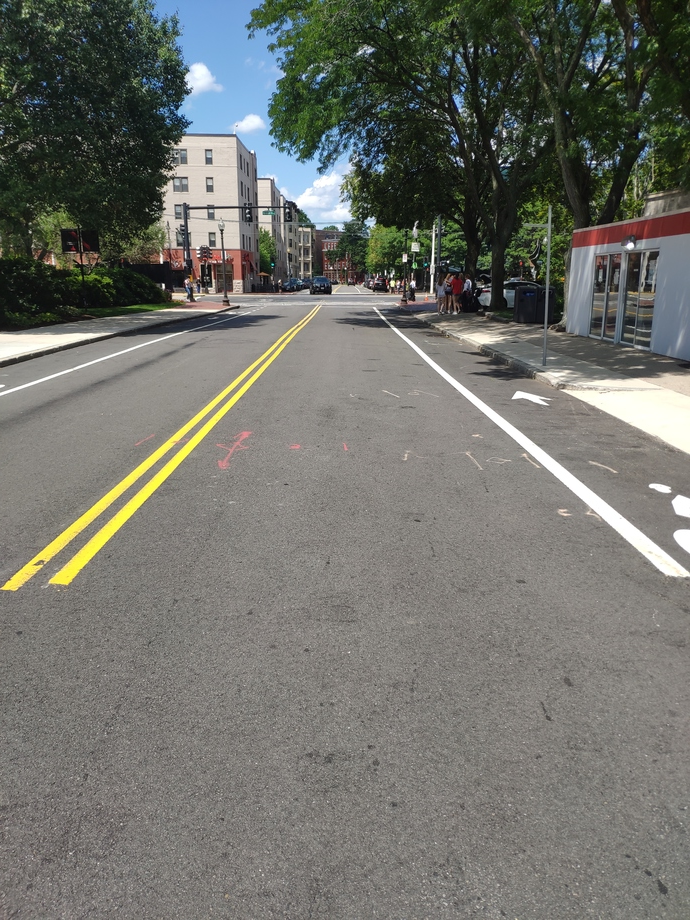
#> input picture test_images/5.jpg, 690 x 920 px; its folder holds only this picture in this run
$ python -i utils.py   (imports and definitions only)   (older library calls are emulated)
#> lines starting #> are read from the running program, lines starting #| are printed output that depends on the picture
# -*- coding: utf-8 -*-
"""
Created on Fri Oct  6 23:37:10 2017

@author: yang
"""

import numpy as np
import os
import cv2
import matplotlib.pyplot as plt
import matplotlib.image as mpimg

#get all image in the given directory persume that this directory only contain image files
# [35 lines left out: functions get_images_by_dir, calibrate, get_M_Minv, cal_undistort, not called in this run]

def abs_sobel_thresh(img, orient='x', thresh_min=0, thresh_max=255):
    # Convert to grayscale
#> called with orient = 'x', thresh_min = 0, thresh_max = 255
    gray = cv2.cvtColor(img, cv2.COLOR_RGB2GRAY)
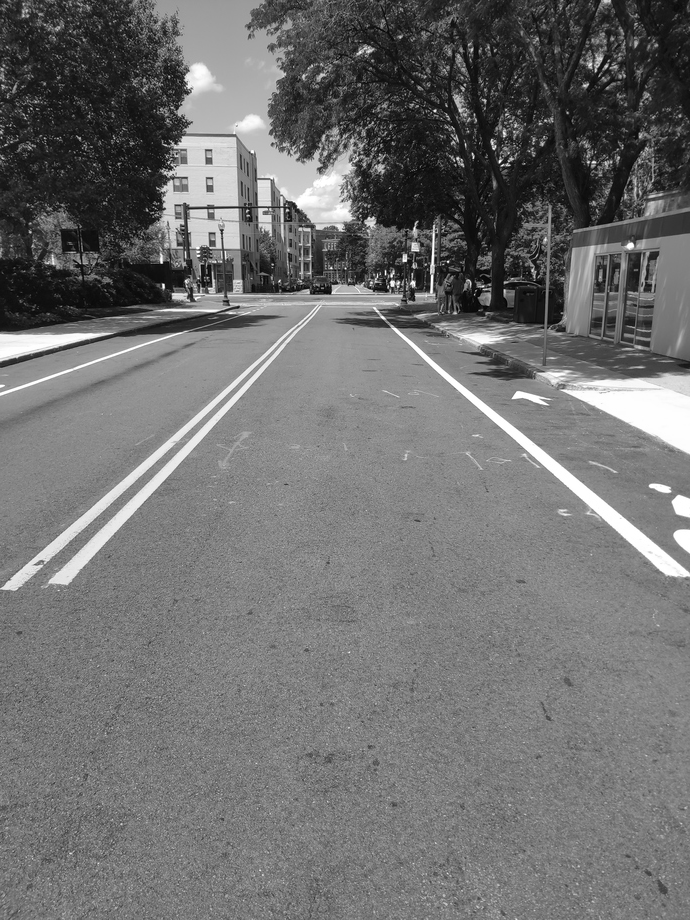
#> gray: shape (920, 690); min 0, max 255, mean 112.1
    # Apply x or y gradient with the OpenCV Sobel() function
    # and take the absolute value
    if orient == 'x':
        abs_sobel = np.absolute(cv2.Sobel(gray, cv2.CV_64F, 1, 0))
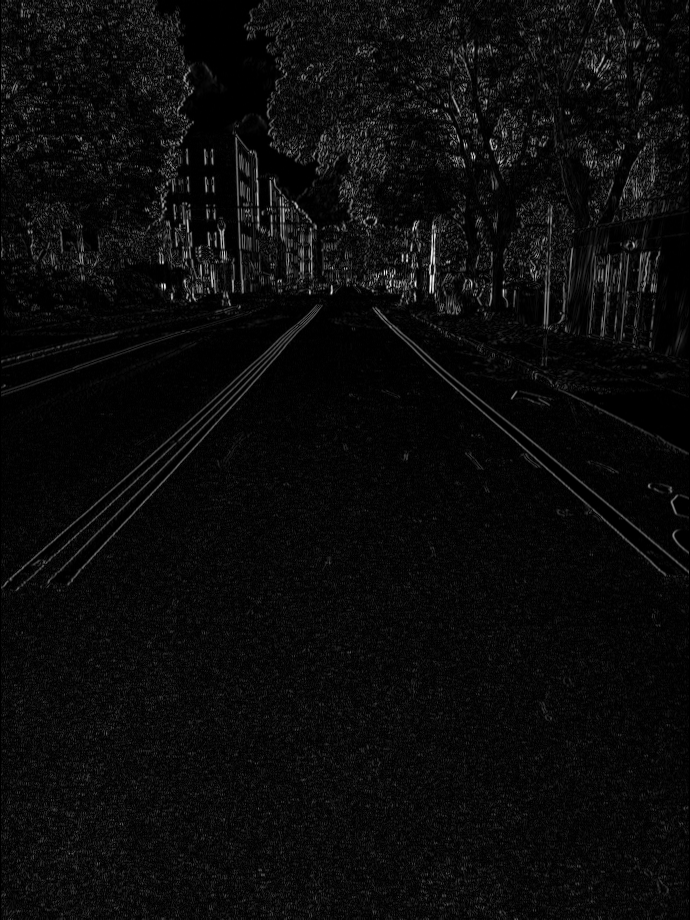
#> abs_sobel: shape (920, 690) float64; min 0, max 953, mean 44; drawn with min black and max white
    if orient == 'y':
        abs_sobel = np.absolute(cv2.Sobel(gray, cv2.CV_64F, 0, 1))
    # Rescale back to 8 bit integer
    scaled_sobel = np.uint8(255*abs_sobel/np.max(abs_sobel))
    # Create a copy and apply the threshold
    binary_output = np.zeros_like(scaled_sobel)
    # Here I'm using inclusive (>=, <=) thresholds, but exclusive is ok too
    binary_output[(scaled_sobel >= thresh_min) & (scaled_sobel <= thresh_max)] = 1

    # Return the result
    return binary_output

# [225 lines left out: functions mag_thresh, dir_threshold, hls_select, luv_select, lab_select, find_line and 6 more, not called in this run]

>>> import cv2
>>> picture = cv2.cvtColor(cv2.imread('test_images/5.jpg'), cv2.COLOR_BGR2RGB)
>>> result = abs_sobel_thresh(picture)
#> result: shape (920, 690); every value is 1

$ run again, on test_images/6.jpg
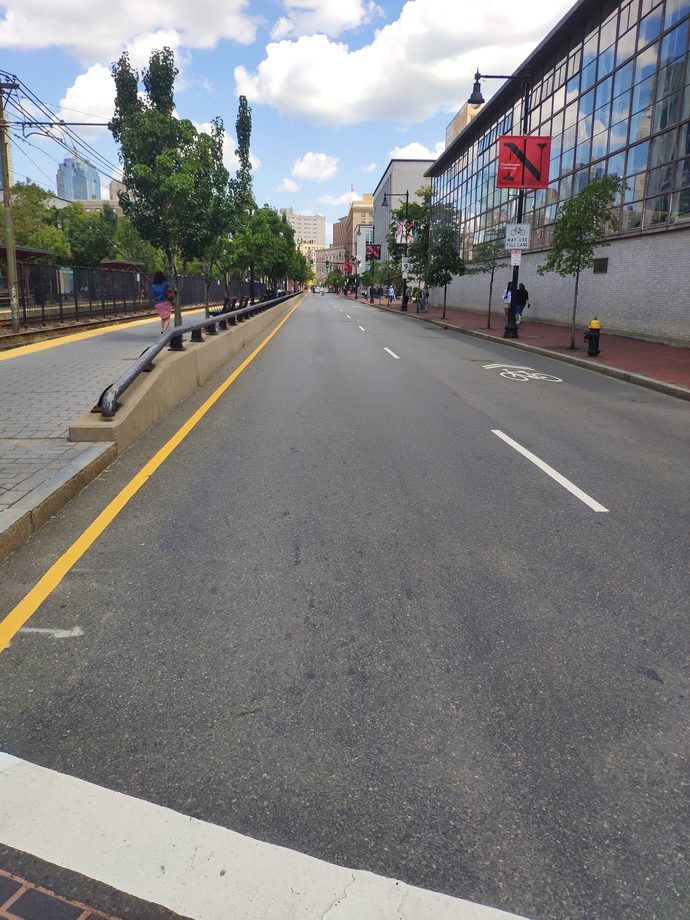
#> input picture test_images/6.jpg, 690 x 920 px
#> in abs_sobel_thresh, `gray = cv2.cvtColor(img, cv2.COLOR_RGB2GRAY)`:
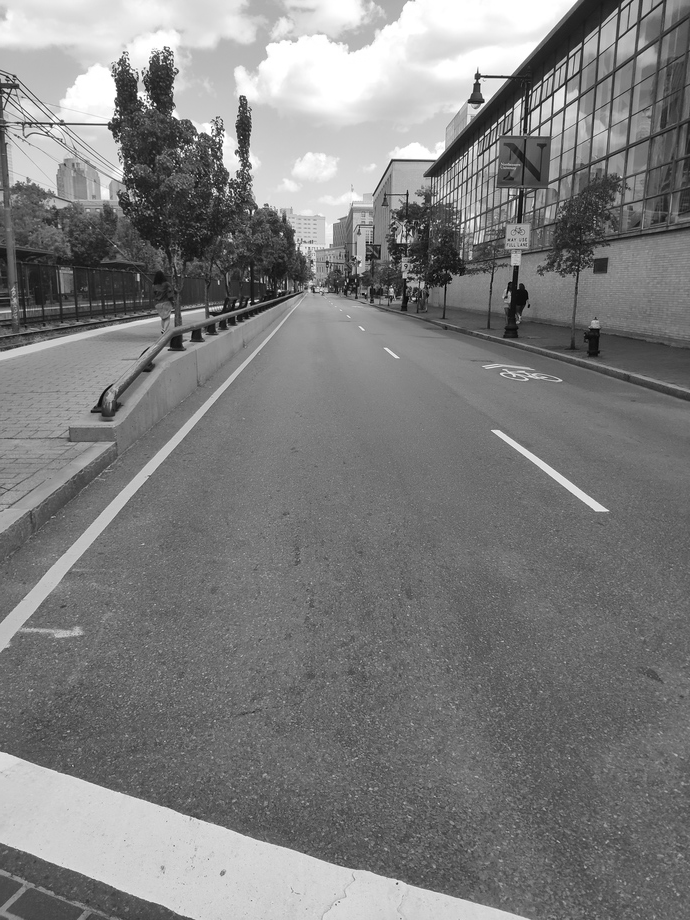
#> gray: shape (920, 690); min 1, max 255, mean 126.3
#> in abs_sobel_thresh, `abs_sobel = np.absolute(cv2.Sobel(gray, cv2.CV_64F, 1, 0))`:
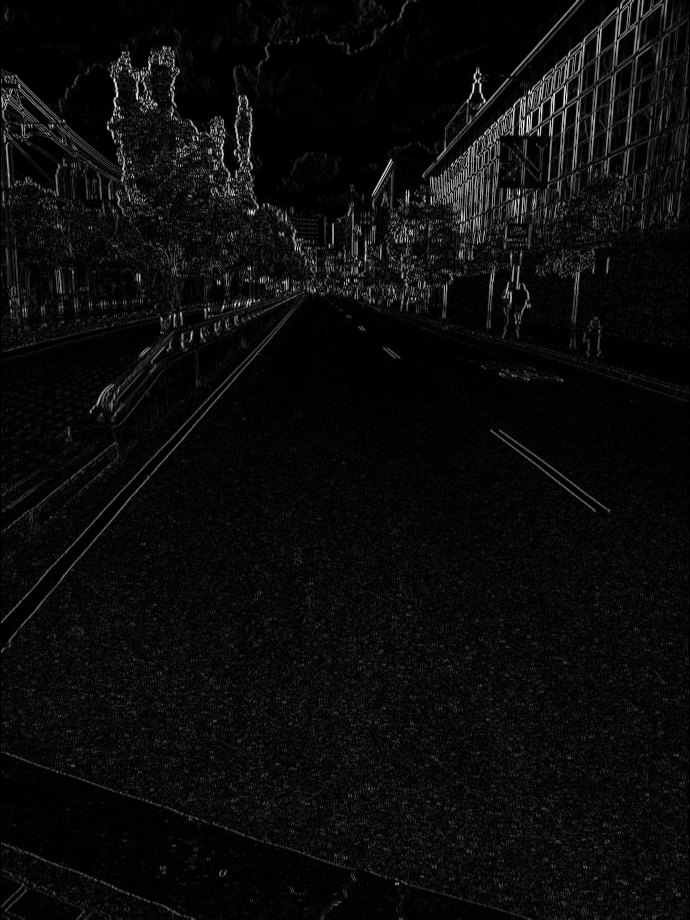
#> abs_sobel: shape (920, 690) float64; min 0, max 806, mean 38.1; drawn with min black and max white
#> result: shape (920, 690); every value is 1
